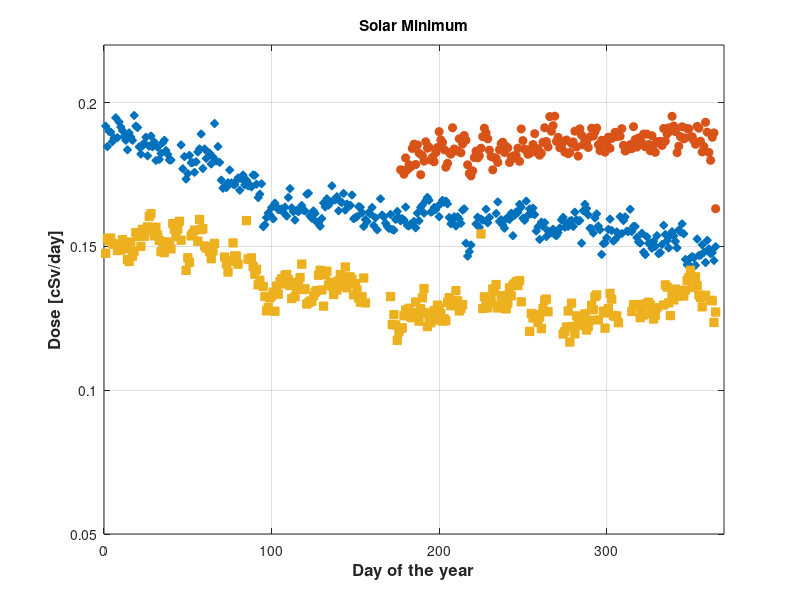
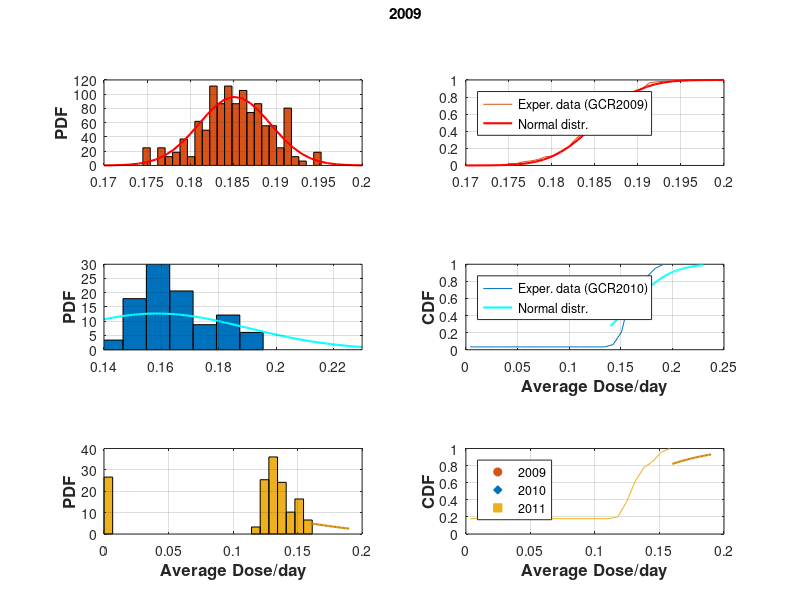

MATLAB code to generate these figures, in order:
%Daniel Gomez and Hayley E. Bower, Purdue University
%Summer 2017
%Using CRaTER Data accessed from University of New Hampshire

%% Year 2009
clc, clear, close all
% Code colors (Do not worry about this!!!  I will explain you later)
b_d = [0       0.4471    0.7412];   r_d = [0.8510    0.3255    0.0980];
y_d = [0.9294  0.6941    0.1255];   k_d = [0.3137    0.3137    0.3137];
c_d = [0.3020  0.7451    0.9333];   cc_d = [0    0.7490    0.7490];
gr_d = [.7 .7 .7];    yd_d = [0.8  0.5    0];

% GCR 2009
data_GCR = load('UNH2009GCR.txt'); %Bring in the 2009 CRaTER Data
DOY = data_GCR(:,3); %Day of Year
D1_2 = data_GCR(:,8); %Detectors 1&2 dose rates

jj=1;
for ii = DOY(1):DOY(end)
    [ind] = find(ii==DOY);
    if isempty(ind)~=1
    m_d = mean(D1_2(ind));
    st_d = std(D1_2(ind),1);
    mat(jj,:) = [ii length(ind) m_d st_d];
    else
        mat(jj,:) = [ii length(ind) 0 0];
    end
        jj = jj +1;
end

figure(1)
% One way to plot the MEAN and the STANDARD DEVIATION
% f1 = errorbar(mat(:,1),mat(:,3),mat(:,4),...
%     'color',gr_d,'linewidth',0.5,'marker','d','LineStyle','-','MarkerSize',5,'MarkerEdgeColor',r_d,'MarkerfaceColor',r_d); grid on, hold on
% set(gca,'xtick',[175:25:375],'ytick',[0.15:.01:.21],'fontweight','normal','fontsize',11,'box','on');
f1 = plot(mat(:,1),mat(:,3),'o','color',r_d,'MarkerSize',6,'MarkerfaceColor',r_d); hold on
title('2009')

figure(2)
subplot(3,2,1)
% hh = histogram(mat(2:end-1,3),24,'Normalization','pdf','FaceColor',r_d); hold on, grid on
n=length(mat(2:end-1,3));
[counts,centers] = hist(mat(2:end-1,3),24);
prob = counts/ (n * (centers(2)-centers(1)));
H = bar(centers,prob,'hist'); hold on, grid on
set(H,'facecolor',r_d);

mu = mean(mat(2:end-1,3));
sigma = std(mat(2:end-1,3),1);
xx = .17:0.001:.2;
% y = exp(-(y-mu).^2./(2*sigma^2))./(sigma*sqrt(2*pi));
y = pdf('normal',xx,mu,sigma);
plot(xx,y,'r','LineWidth',1.5)
ylabel('PDF','fontweight','bold','fontsize',12)
aa = title('2009','position',[0.2050 206.0440 -1.4211e-14]);

subplot(3,2,2)
count_sum = cumsum(prob);
plot(centers(1:end),count_sum/(count_sum(end)),'color',r_d), grid on, hold on
y = cdf('normal',xx,mu,sigma);
plot(xx,y,'r','LineWidth',1.5),  grid on
legend('Exper. data (GCR2009)','Normal distr.','location','northwest')

%==================================================
% GCR 2010
clear DOY D1_2 mat  m_d st_d
data_GCR2010 = load('UNH2010GCR.txt'); %Bring in the 2010 CRaTER Data
DOY = data_GCR2010(:,3); %Day of Year
D1_2 = data_GCR2010(:,8); %Detectors 1&2 dose rates

jj=1;
for ii = DOY(1):DOY(end)
    [ind] = find(ii==DOY);
    if isempty(ind)~=1
    m_d = mean(D1_2(ind));
    st_d = std(D1_2(ind),1);
    mat(jj,:) = [ii length(ind) m_d st_d];
    else
        mat(jj,:) = [ii length(ind) 0 0];
    end
        jj = jj +1;
end

figure(1);
% f2 = errorbar(mat(:,1),mat(:,3),mat(:,4),...
%     'color',gr_d,'linewidth',0.5,'marker','o','LineStyle','-','MarkerSize',5,'MarkerEdgeColor',b_d,'MarkerfaceColor',b_d); grid on, hold on
% set(gca,'xtick',[175:25:375],'ytick',[0.15:.01:.21],'fontweight','normal','fontsize',11,'box','on')
f2 = plot(mat(:,1),mat(:,3),'d','color',b_d,'MarkerSize',6,'MarkerfaceColor',b_d); grid on, hold on

figure(2)
subplot(3,2,3)
% hh = histogram(mat(2:end-1,3),20,'Normalization','pdf','FaceColor',b_d); hold on, grid on
n=length(mat(2:end-1,3));
[counts,centers] = hist(mat(2:end-1,3),24);
prob = counts/ (n * (centers(2)-centers(1)));
H = bar(centers,prob,'hist'); hold on, grid on
set(H,'facecolor',b_d);

mu = mean(mat(2:end-1,3));
sigma = std(mat(2:end-1,3),1);
xx = .14:0.001:.23;
% y = exp(-(y-mu).^2./(2*sigma^2))./(sigma*sqrt(2*pi));
y = pdf('normal',xx,mu,sigma);
plot(xx,y,'c','LineWidth',1.5)
ylabel('PDF','fontweight','bold','fontsize',12)
axis([ 0.14 .23 0 30])

subplot(3,2,4)
count_sum = cumsum(prob);
plot(centers(1:end),count_sum/(count_sum(end)),'color',b_d), grid on, hold on
y = cdf('normal',xx,mu,sigma);
plot(xx,y,'c','LineWidth',1.5),  grid on
ylabel('CDF','fontweight','bold','fontsize',12)
xlabel('Average Dose/day','fontweight','bold','fontsize',12)
legend('Exper. data (GCR2010)','Normal distr.','location','northwest')

%==================================================
% GCR2011
clear DOY D1_2 y xx mat m_d st_d

data_GCR2011 = load('UNH2011GCR.txt'); %Bring in the 2011 CRaTER Data
DOY = data_GCR2011(:,3); %Day of Year
D1_2 = data_GCR2011(:,8); %Detectors 1&2 dose rates

jj=1;
for ii = DOY(1):DOY(end)
    [ind] = find(ii==DOY);
    if isempty(ind)~=1
    m_d = mean(D1_2(ind));
    st_d = std(D1_2(ind),1);
    mat(jj,:) = [ii length(ind) m_d st_d];
    else
        mat(jj,:) = [ii length(ind) 0 0];
    end
        jj = jj +1;
end

figure(1)
% f3 = errorbar(mat(:,1),mat(:,3),mat(:,4),...
%     'color',gr_d,'linewidth',0.5,'marker','s','LineStyle','-','MarkerSize',5,'MarkerEdgeColor',yd_d,'MarkerfaceColor',y_d); grid on, hold on
% set(gca,'xtick',[175:25:375],'ytick',[0.15:.01:.21],'fontweight','normal','fontsize',11,'box','on')
f3 = plot(mat(:,1),mat(:,3),'s','color',y_d,'MarkerSize',6,'MarkerfaceColor',y_d); grid on, hold on
axis([0 370 0.05 0.22])
title('Solar Minimum')
xlabel('Day of the year','fontweight','bold','fontsize',12)
ylabel('Dose [cSv/day]','fontweight','bold','fontsize',12)

figure(2)
subplot(3,2,5)
% hh = histogram(mat(2:end-1,3),24,'Normalization','pdf','FaceColor',y_d); hold on, grid on
n=length(mat(2:end-1,3));
[counts,centers] = hist(mat(2:end-1,3),24);
prob = counts/ (n * (centers(2)-centers(1)));
H = bar(centers,prob,'hist'); hold on, grid on
set(H,'facecolor',y_d);

mu = mean(mat(2:end-1,3));
sigma = std(mat(2:end-1,3),1);
xx = .16:0.001:.19;
% y = exp(-(y-mu).^2./(2*sigma^2))./(sigma*sqrt(2*pi));
y = pdf('normal',xx,mu,sigma);
plot(xx,y,'LineWidth',1.5,'color',yd_d)
ylabel('PDF','fontweight','bold','fontsize',12)
xlabel('Average Dose/day','fontweight','bold','fontsize',12)

subplot(3,2,6)
count_sum = cumsum(prob);
plot(centers(1:end),count_sum/(count_sum(end)),'color',y_d), grid on, hold on
y = cdf('normal',xx,mu,sigma);
plot(xx,y,'LineWidth',1.5,'color',yd_d),  grid on
ylabel('CDF','fontweight','bold','fontsize',12)
xlabel('Average Dose/day','fontweight','bold','fontsize',12)
 aaa = legend('Exper. data (GCR2011)','Normal distr.','location','northwest');

legend([f1 f2 f3],'2009','2010','2011')


% IMPORTANT:  This is the best way to save a figure as PDF in Matlab
% set(1,'PaperSize' ,[5.8 4.5],'PaperPositionMode','auto')
% print('-f1','-painters','Radiation_01','-dpdf')


print(1,'All_GCRMin', '-dpng', '-r900')
print(2,'Proba_GCRMin', '-dpng', '-r900')
